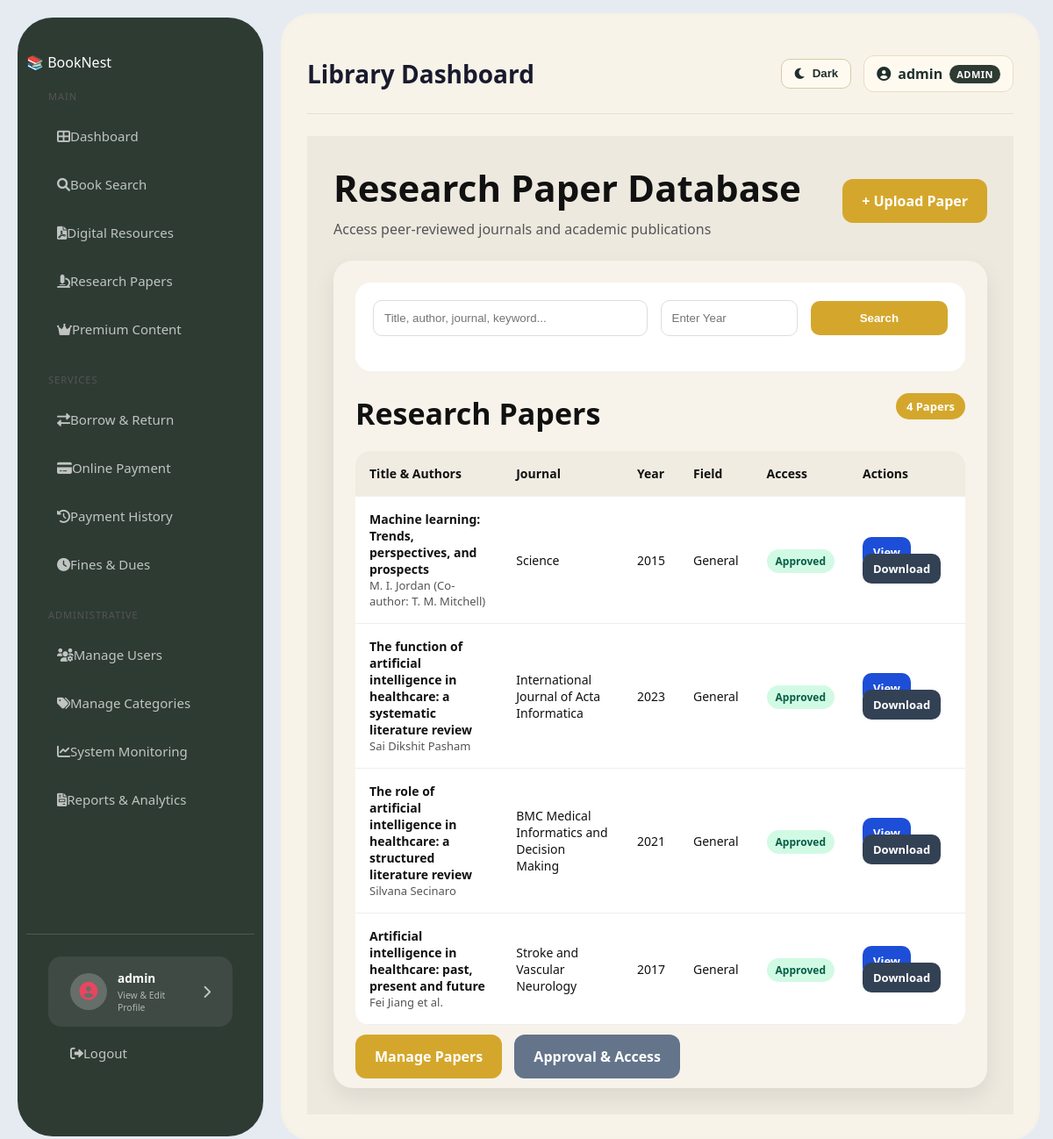
The page /research-papers/ (signed in) on the database as committed earlier.
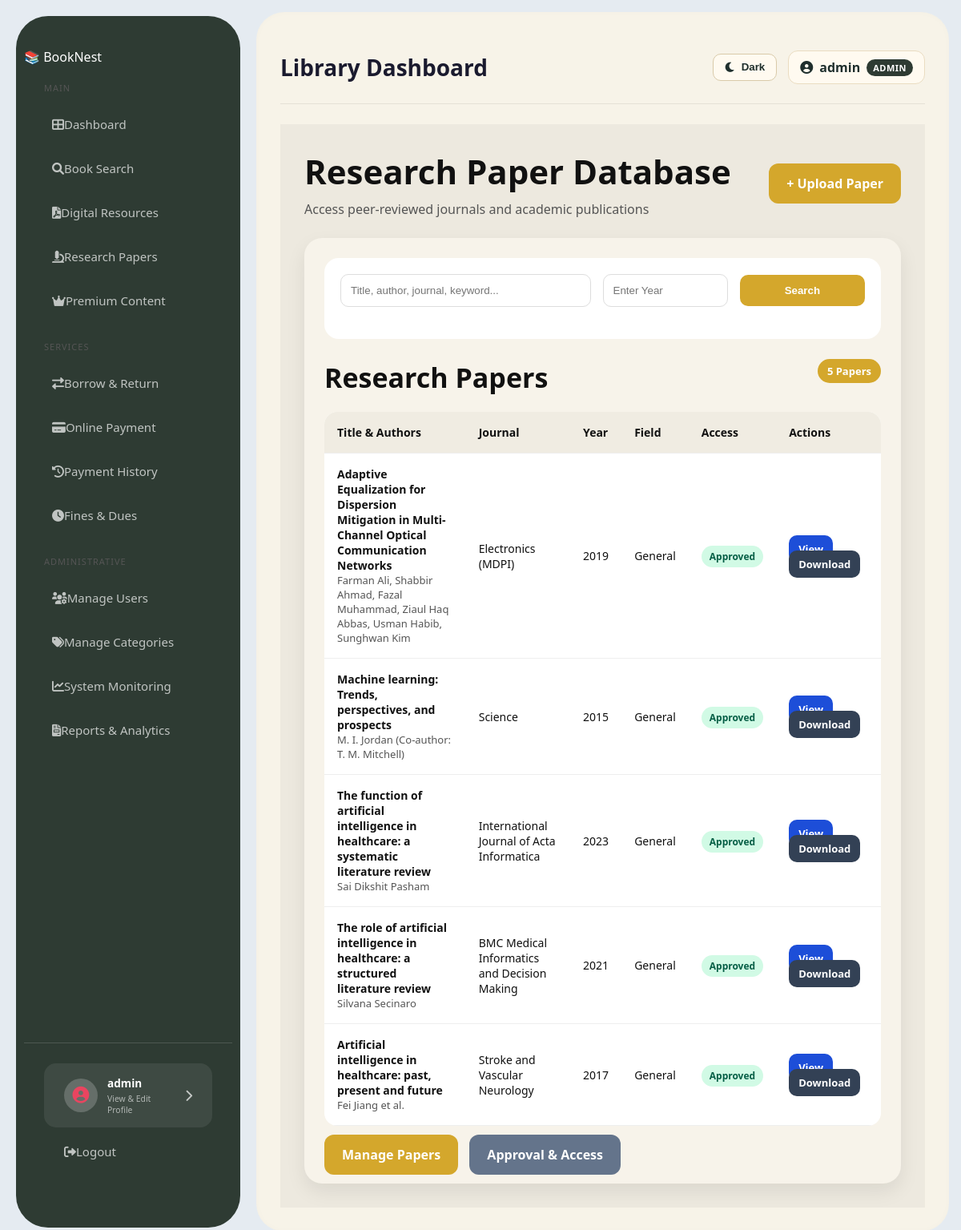
The same page on the database as committed later.
### library/models.py (models this page shows, shortened)
class ResearchPaper(models.Model):
    STATUS_CHOICES = [
        ('pending', 'Pending'),
        ('approved', 'Approved'),
        ('rejected', 'Rejected'),
    ]
    title = models.CharField(max_length=200)
    author = models.CharField(max_length=200)
    journal = models.CharField(max_length=200)
    year = models.PositiveIntegerField()
    abstract = models.TextField(blank=True, null=True)
    paper_file = models.FileField(upload_to='research_papers/')
    status = models.CharField(max_length=20, choices=STATUS_CHOICES, default='pending')
    uploaded_by = models.ForeignKey(User, on_delete=models.CASCADE)
    uploaded_at = models.DateTimeField(auto_now_add=True)

### library/views.py (the view)
# urls.py: path('research-papers/', views.research_papers, name='research_papers'),
@login_required
def research_papers(request):
    papers = ResearchPaper.objects.filter(status='approved').order_by('-uploaded_at')
    query = request.GET.get('q', '')
    year = request.GET.get('year', '').strip()
    if query:
        papers = papers.filter(title__icontains=query) | papers.filter(author__icontains=query) | papers.filter(journal__icontains=query)
    if year:
        papers = papers.filter(year=year)
    return render(request, 'library/research_papers.html', {
        'papers': papers,
        'query': query,
        'is_librarian_or_admin': is_librarian_or_admin(request.user),
    })

### library/models.py (called while the page is built)
    def get_full_name(self):
        if self.first_name and self.last_name:
            return f"{self.first_name} {self.last_name}"
        return self.username

### library/views.py (called while the page is built)
def is_librarian_or_admin(user):
    return user.is_authenticated and (
        user.role in [User.LIBRARIAN, User.ADMIN] or user.is_superuser
    )

### library/templates/library/research_papers.html (shortened to what this page needs)
{% extends 'library/base.html' %}
{% block content %}
<div class="research-page">
<div class="research-header">
<div class="research-title">
<h1>Research Paper Database</h1>
<p>Access peer-reviewed journals and academic publications</p>
</div>
{% if is_librarian_or_admin %}
<a href="{% url 'upload_research_paper' %}" class="upload-btn">+ Upload Paper</a>
{% endif %}
</div>
<div class="main-box">
<div class="search-box">
<form method="GET">
    <div class="search-filter-bar">
        <input
            type="text"
            name="q"
            placeholder="Title, author, journal, keyword..."
            value="{{ request.GET.q }}"
        >
        <input
            type="number"
            name="year"
            placeholder="Enter Year"
            value="{{ request.GET.year }}"
            min="1900"
            max="2100"
        >
        <button type="submit">
            Search
        </button>
    </div>
</form>
</div>
<div class="section-title">
Research Papers
<span class="paper-count">{{ papers|length }} Papers</span>
</div>
<table>
<thead>
<tr>
<th>Title & Authors</th>
<th>Journal</th>
<th>Year</th>
<th>Field</th>
<th>Access</th>
<th>Actions</th>
</tr>
</thead>
<tbody>
{% for paper in papers %}
<tr>
<td>
<div class="paper-title">{{ paper.title }}</div>
<div class="paper-author">{{ paper.author }}</div>
</td>
<td>{{ paper.journal }}</td>
<td>{{ paper.year }}</td>
<td>{{ paper.category|default:"General" }}</td>
<td>
{% if paper.status == 'approved' %}
<span class="badge badge-open">Approved</span>
{% else %}
<span class="badge badge-pending">{{ paper.status }}</span>
{% endif %}
</td>
<td>
<a href="{% url 'paper_detail' paper.id %}" class="action-btn view-btn">View</a>
{% if paper.status == 'approved' %}
<a href="{% url 'download_paper' paper.id %}" class="action-btn download-btn">Download</a>
{% endif %}
</td>
</tr>
{% empty %}
<tr>
<td colspan="6" style="text-align:center;">No research papers found.</td>
</tr>
{% endfor %}
</tbody>
</table>
{% if is_librarian_or_admin %}
<div class="bottom-btns">
<a href="{% url 'manage_research_papers' %}" class="upload-btn">Manage Papers</a>
<a href="{% url 'approval_access_control' %}" class="upload-btn" style="background:#64748b;">Approval & Access</a>
</div>
{% endif %}
</div>
</div>
{% endblock %}

Rows that differ between the two databases and show on the page:
added ResearchPaper: title "Adaptive Equalization for Dispersion Mitigation in Multi-Channel Optical Communication Networks", author "Farman Ali, Shabbir Ahmad, Fazal Muhammad, Ziaul Haq Abbas, Usman Habib, Sunghwan Kim", journal "Electronics (MDPI)", year "2019", category "General", status "Approved"
Other text that changed with them:
{{ papers|length }}: "4" → "5"
